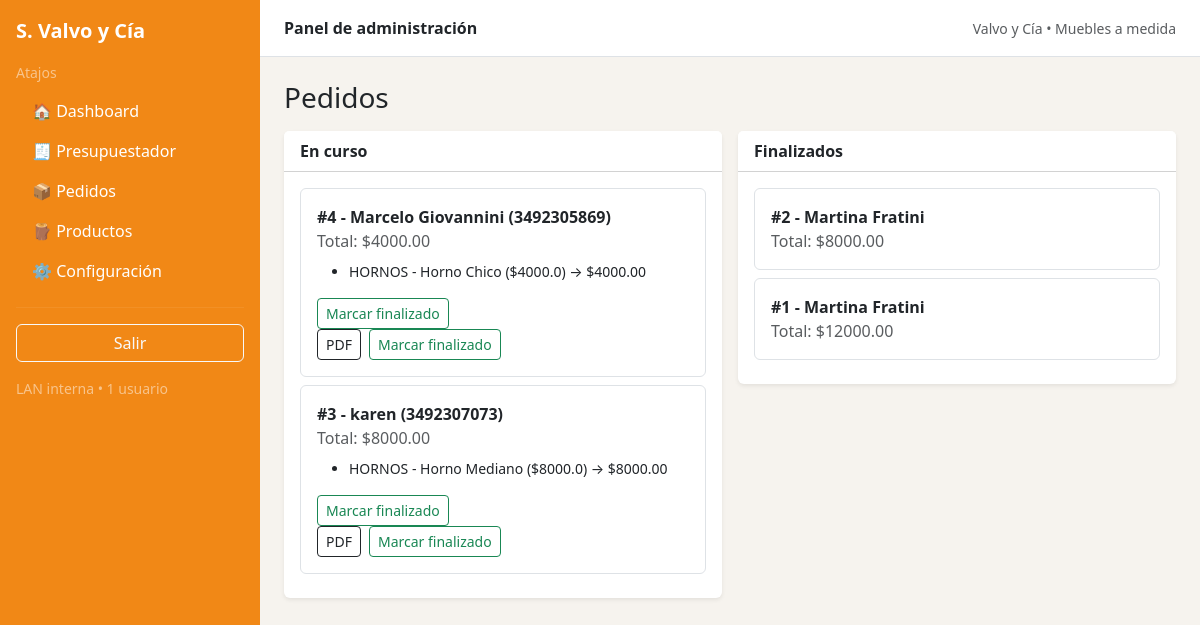
Screenshot of /pedidos (signed in) with the database file from the repository.
### app/models.py (models this page shows)
class Pedido(db.Model):
    id = db.Column(db.Integer, primary_key=True)
    cliente = db.Column(db.String(150), nullable=False)
    telefono = db.Column(db.String(50))
    direccion = db.Column(db.String(200))
    observaciones = db.Column(db.Text)
    total = db.Column(db.Float, nullable=False)
    estado = db.Column(db.String(20), default="EN_CURSO")
    created_at = db.Column(db.DateTime, default=datetime.utcnow)  # EN_CURSO / FINALIZADO
    email = db.Column(db.String(120))
    forma_pago = db.Column(db.String(50))
    tiene_sena = db.Column(db.Boolean, default=False)
    monto_sena = db.Column(db.Float)

class PedidoItem(db.Model):
    id = db.Column(db.Integer, primary_key=True)
    pedido_id = db.Column(db.Integer, db.ForeignKey("pedido.id"), nullable=False)
    descripcion = db.Column(db.String(255), nullable=False)
    cantidad = db.Column(db.Integer, nullable=False, default=1)
    metros = db.Column(db.Float, nullable=True)
    subtotal = db.Column(db.Float, nullable=False, default=0.0)
    pedido = db.relationship("Pedido", backref=db.backref("items", lazy=True))

### app/routes.py (the view)
    @app.get("/pedidos")
    @login_required
    def pedidos():
        en_curso = Pedido.query.filter_by(estado="EN_CURSO").order_by(Pedido.id.desc()).all()
        final = Pedido.query.filter_by(estado="FINALIZADO").order_by(Pedido.id.desc()).all()
        return render_template("pedidos.html", en_curso=en_curso, final=final)

### app/models.py (called while the page is built)
@login_manager.user_loader
def load_user(user_id):
    return User.query.get(int(user_id))

### app/templates/pedidos.html
{% extends "base.html" %}
{% block content %}
<h3 class="mb-3">Pedidos</h3>
<div class="row g-3">
  <div class="col-md-6">
    <div class="card border-0 shadow-sm">
      <div class="card-header bg-white fw-bold">En curso</div>
      <div class="card-body">
        {% for p in en_curso %}
          <div class="border rounded p-3 mb-2 bg-white">
            <div class="fw-bold">#{{p.id}} - {{p.cliente}} ({{p.telefono}})</div>
            <div class="text-muted">Total: ${{"%.2f"|format(p.total)}}</div>
            <ul class="small mt-2">
              {% for it in p.items %}
                <li>{{it.descripcion}} → ${{"%.2f"|format(it.subtotal)}}</li>
              {% endfor %}
            </ul>
            <form method="post" action="/pedidos/{{p.id}}/finalizar">
              <button class="btn btn-outline-success btn-sm">Marcar finalizado</button>
            </form>
            <div class="d-flex gap-2">
                <a class="btn btn-outline-dark btn-sm" href="/pedidos/{{p.id}}/pdf">PDF</a>
                <form method="post" action="/pedidos/{{p.id}}/finalizar">
                    <button class="btn btn-outline-success btn-sm">Marcar finalizado</button>
                </form>
            </div>
          </div>
        {% else %}
          <div class="text-muted">No hay pedidos en curso.</div>
        {% endfor %}
      </div>
    </div>
  </div>
  <div class="col-md-6">
    <div class="card border-0 shadow-sm">
      <div class="card-header bg-white fw-bold">Finalizados</div>
      <div class="card-body">
        {% for p in final %}
          <div class="border rounded p-3 mb-2 bg-white">
            <div class="fw-bold">#{{p.id}} - {{p.cliente}}</div>
            <div class="text-muted">Total: ${{"%.2f"|format(p.total)}}</div>
          </div>
        {% else %}
          <div class="text-muted">No hay pedidos finalizados.</div>
        {% endfor %}
      </div>
    </div>
  </div>
</div>
{% endblock %}

### rows the page displays
Pedido: id "4", cliente "Marcelo Giovannini", telefono "3492305869", total "4000.00"
PedidoItem: descripcion "HORNOS - Horno Chico ($4000.0)", subtotal "4000.00"
Pedido: id "3", cliente "karen", telefono "3492307073", total "8000.00"
PedidoItem: descripcion "HORNOS - Horno Mediano ($8000.0)", subtotal "8000.00"
Pedido: id "2", cliente "Martina Fratini", total "8000.00"
Pedido: id "1", cliente "Martina Fratini", total "12000.00"
